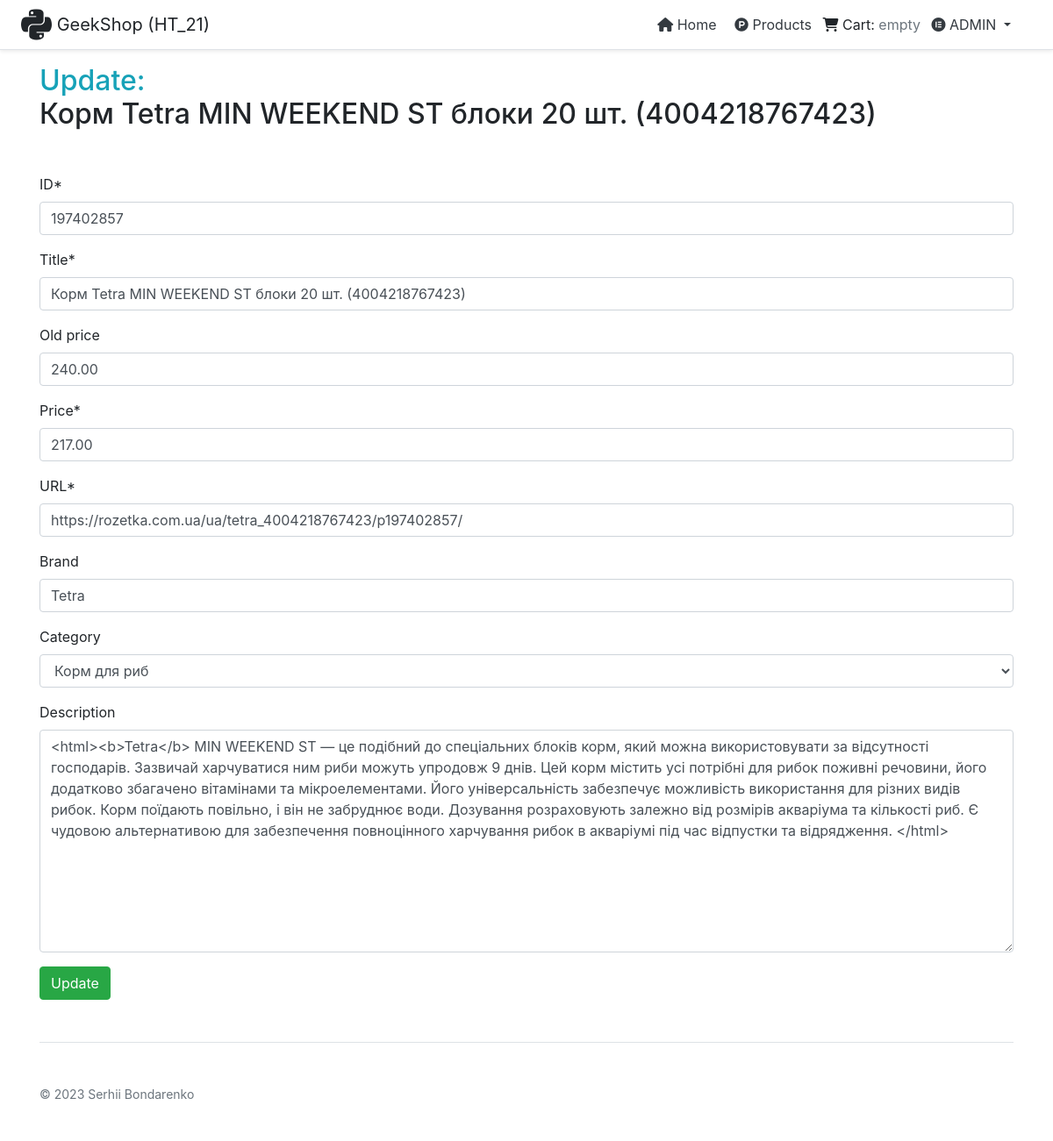
Page /product/61/update/ (signed in) on the committed database.
### rozetka/models.py (models this page shows, shortened)
class Product(models.Model):
    product_id = models.BigIntegerField("ID")
    title = models.CharField(max_length=255)
    old_price = models.DecimalField(
        max_digits=20, decimal_places=2, blank=True, default=0.00, null=True)
    price = models.DecimalField(max_digits=20, decimal_places=2, default=0.00)
    href = models.URLField("URL")
    brand = models.CharField(
        max_length=255, blank=True, default="Unknown", null=True)
    category = models.ForeignKey(Category,
                                 on_delete=models.CASCADE,
                                 null=True, blank=True,
                                 related_name="product")
    description = models.TextField(blank=True, default="", null=True)
    class Meta:  # pylint: disable=too-few-public-methods
        ordering = ("-id",)
        verbose_name = "Product"
        verbose_name_plural = "Products"

class Category(models.Model):
    title = models.CharField(max_length=35)
    class Meta:  # pylint: disable=too-few-public-methods
        ordering = ("title",)
    def __str__(self):
        return str(self.title)

### rozetka/views.py (the view, shortened to what this page needs)
class ProductsUpdateView(SuperUserRequiredMixin, SuccessMessageMixin,
                         generic.UpdateView):
    model = Product
    fields = "__all__"
    template_name = "rozetka/product_form.html"
    success_message = "Product #%(id)s was updated successfully"

### cart/cart.py (called while the page is built)
    def __len__(self):
        return sum(item["quantity"] for item in self.cart.values())

### cart/context_processors.py (called while the page is built)
def cart(request):
    return {"cart": Cart(request)}

### rozetka/views.py (called while the page is built)
    @method_decorator(login_required)
    def dispatch(self, request, *args, **kwargs):
        if not request.user.is_superuser:
            messages.error(
                request,
                "You do not have the permission required to perform the "
                "requested operation.")
            return redirect("login")
        return super().dispatch(request, *args, **kwargs)

### templates/rozetka/product_form.html (shortened to what this page needs)
{% extends "base.html" %}
{% load crispy_forms_filters %}
{% load static %}
{% block content %}
  <h2 class="mb-5"><span class="text-info">Update:</span><br>{{ product.title }}</h2>
  <form method="post" action="">
    {{ form|crispy }}
    <button class="btn btn-success">Update</button>
  </form>
{% endblock %}

### templates/includes/rozetka/sidebar/sidebar.html (shortened to what this page needs)
{% load crispy_forms_filters %}
<nav class="my-2 my-md-0 mr-md-3">
  <a class="p-2 text-dark" href="{% url 'rozetka:index' %}">
    <i class="fa-solid fa-house"></i> Home
  </a>
  <a class="p-2 text-dark" href="{% url 'rozetka:products-list' %}">
    <i class="fa-brands fa-product-hunt"></i> Products
  </a>
  {% with total_items=cart|length %}
    {% if cart|length > 0 %}
      <a class="p-2 text-dark" href="{% url 'cart:cart_detail' %}">
        <i class="fa-solid fa-cart-shopping"></i> Cart
      </a>
      <span class="badge badge-pill badge-info fa-beat">
          {{ total_items }}
      </span>
      <span class="badge badge-light">
          {{ cart.get_total_price }} ₴
      </span>
    {% else %}
      <i class="fa-solid fa-cart-shopping"></i> Cart:
      <span class="text-muted">empty</span>
    {% endif %}
  {% endwith %}
  {% if user.is_authenticated %}
    <a class="p-2 text-dark dropdown-toggle" href="#" role="button" data-toggle="dropdown"
       aria-expanded="false">
      <i class="fa-brands fa-elementor"></i> {{ user.username|upper }}
    </a>
  {% endif %}
</nav>

### rows in the picture
Product: title "Корм Tetra MIN WEEKEND ST блоки 20 шт. (4004218767423)", product_id "197402857", old_price "240.00", price "217.00", href "https://rozetka.com.ua/ua/tetra_4004218767423/p197402857/", brand "Tetra", category "Корм для риб", description "<html><b>Tetra</b> MIN WEEKEND ST — це подібний до спеціальних блоків корм, який можна використовувати за відсутності господарів. Зазвичай харчуватися ним риби можуть упродовж 9 днів. Цей корм містить усі потрібні для рибок поживні речовини, його додатково збагачено вітамінами та мікроелементами. Його універсальність забезпечує можливість використання для різних видів рибок. Корм поїдають повільно, і він не забруднює води. Дозування розраховують залежно від розмірів акваріума та кількості риб. Є чудовою альтернативою для забезпечення повноцінного харчування рибок в акваріумі під час відпустки та відрядження. </html>"

### other values in the picture
{{ user.username|upper }} "ADMIN"
